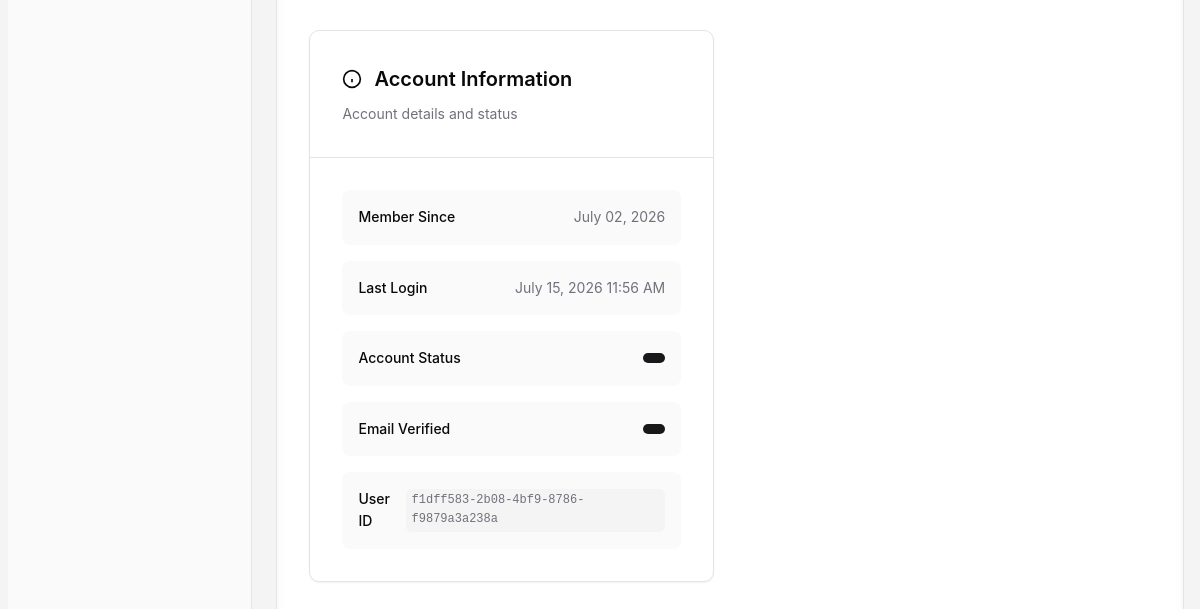
/librarymanagement/settings/user/ (signed in, lower part), run on an earlier commit of the app's database.
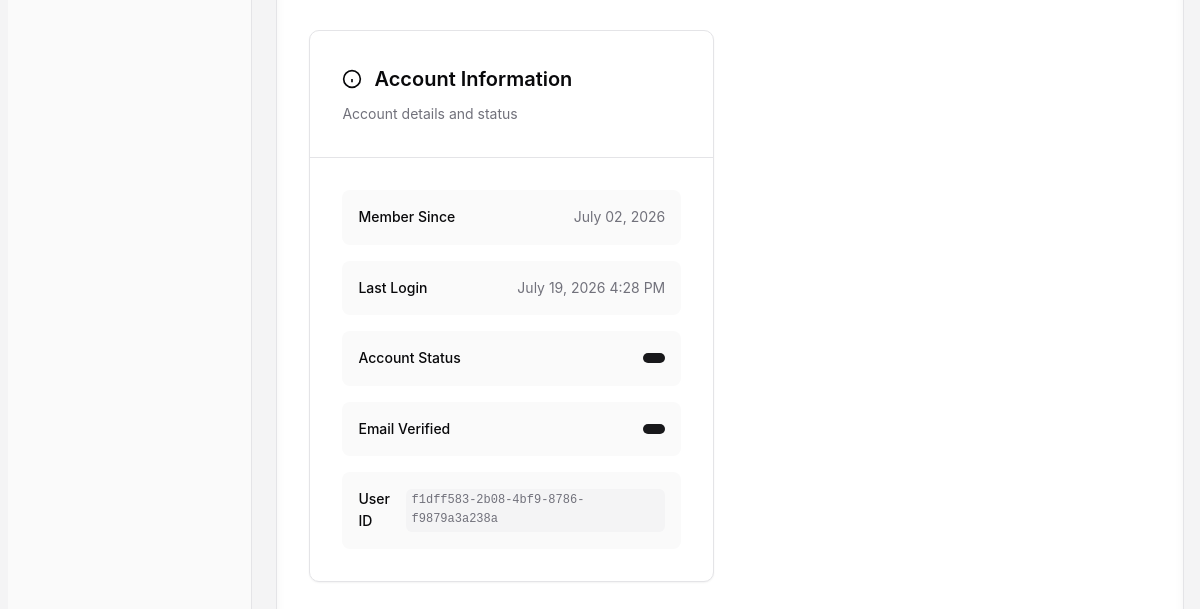
And on a later commit of the database.
### core/models.py (models this page shows, shortened)
class CustomUser(AbstractUser):
    id = models.UUIDField(primary_key=True, default=uuid.uuid4, editable=False)
    _first_name = models.CharField(max_length=255, blank=True, db_column='first_name')
    _middle_name = models.CharField(max_length=255, blank=True, db_column='middle_name')
    _last_name = models.CharField(max_length=255, blank=True, db_column='last_name')
    is_email_verified = models.BooleanField(default=False)
    bio = models.TextField(blank=True)
    _phone_number = models.CharField(max_length=255, blank=True, db_column='phone_number')
    avatar = models.ImageField(upload_to='avatars/', null=True, blank=True)
    avatar_url = models.URLField(max_length=500, blank=True, null=True)
    @property
    def first_name(self):
        return decrypt(self._first_name) if self._first_name else ''
    @first_name.setter
    def first_name(self, value):
        self._first_name = encrypt(value) if value else ''
    @property
    def middle_name(self):
        return decrypt(self._middle_name) if self._middle_name else ''
    @middle_name.setter
    def middle_name(self, value):
        self._middle_name = encrypt(value) if value else ''
    @property
    def last_name(self):
        return decrypt(self._last_name) if self._last_name else ''
    @last_name.setter
    def last_name(self, value):
        self._last_name = encrypt(value) if value else ''
    @property
    def phone_number(self):
        return decrypt(self._phone_number) if self._phone_number else ''
    @phone_number.setter
    def phone_number(self, value):
        self._phone_number = encrypt(value) if value else ''

### librarymanagement/views.py (the view, shortened to what this page needs)
# urls.py: path("settings/user/", views.user_settings, name="user_settings"),
def user_settings(request):
    from django.contrib.auth import update_session_auth_hash
    from django.contrib.auth.password_validation import validate_password
    from django.core.exceptions import ValidationError
    user_stats = {
        "total_borrowed": BorrowingTransaction.objects.filter(
            user=request.user
        ).count(),
        "currently_reading": BorrowingTransaction.objects.filter(
            user=request.user, status__in=["active", "overdue"]
        ).count(),
        "total_reservations": Reservation.objects.filter(user=request.user).count(),
        "overdue_books": BorrowingTransaction.objects.filter(
            user=request.user, status="overdue"
        ).count(),
    }
    context = {
        "user_stats": user_stats,
    }
    return render(request, "librarymanagement/pages/user-settings.html", context)

### librarymanagement/templates/librarymanagement/pages/user-settings.html (shortened to what this page needs)
{% extends "base.html" %}
{% load static %}
{% block extra_head %}
  <link rel="stylesheet"
        href="{% static 'librarymanagement/css/pages/user_settings.css' %}" />
{% endblock extra_head %}
{% block content %}
  <main class="main-container">
    <div class="reservation-container">
      <div class="settings-grid">
        {% include "librarymanagement/components/pages/user_settings/account-info-card.html" %}
      </div>
    </div>
  </main>
{% endblock content %}

### librarymanagement/templates/librarymanagement/components/pages/user_settings/account-info-card.html
<div class="settings-card">
  <div class="settings-card-header">
    <h2 class="settings-card-title">
      <svg class="icon" viewBox="0 0 24 24" fill="none" stroke="currentColor">
        <circle cx="12" cy="12" r="10" />
        <line x1="12" y1="16" x2="12" y2="12" />
        <line x1="12" y1="8" x2="12.01" y2="8" />
      </svg>
      Account Information
    </h2>
    <p class="settings-card-description">Account details and status</p>
  </div>
  <div class="settings-card-body">
    <div class="info-list">
      <div class="info-item">
        <span class="info-label">Member Since</span>
        <span class="info-value">{{ user.date_joined|date:"F d, Y" }}</span>
      </div>
      <div class="info-item">
        <span class="info-label">Last Login</span>
        <span class="info-value">{{ user.last_login|date:"F d, Y g:i A" }}</span>
      </div>
      <div class="info-item">
        <span class="info-label">Account Status</span>
        <span class="info-value">
          {% if user.is_active %}
            {% include "components/badge.html" with variant="default" text="Active" class="badge-success" %}
          {% else %}
            {% include "components/badge.html" with variant="destructive" text="Inactive" class="badge-danger" %}
          {% endif %}
        </span>
      </div>
      <div class="info-item">
        <span class="info-label">Email Verified</span>
        <span class="info-value">
          {% if user.is_email_verified %}
            {% include "components/badge.html" with variant="default" text="Yes" class="badge-success" %}
          {% else %}
            {% include "components/badge.html" with variant="secondary" text="No" class="badge-warning" %}
          {% endif %}
        </span>
      </div>
      <div class="info-item">
        <span class="info-label">User ID</span>
        <span class="info-value">
          <code>{{ user.id }}</code>
        </span>
      </div>
    </div>
  </div>
</div>

What changed in the data, as far as the page shows it:
changed CustomUser "f1dff583-2b08-4bf9-8786-f9879a3a238a": last_login "July 15, 2026 11:56 AM" → "July 19, 2026 4:28 PM"
